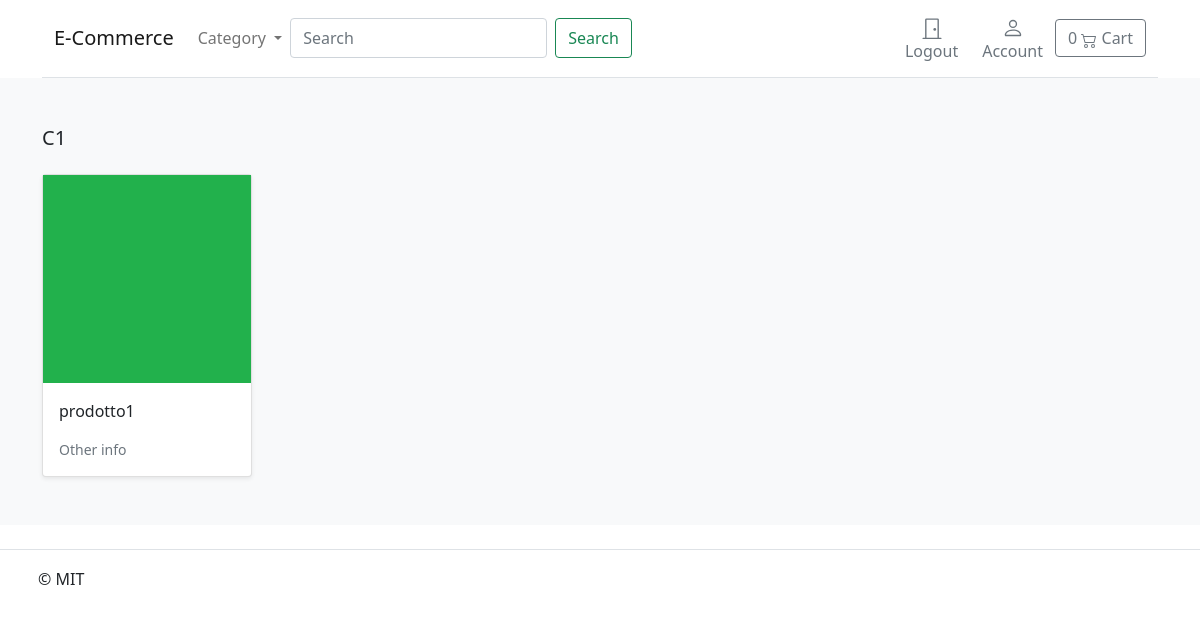
/search/c1/ (signed in), run on an earlier commit of the app's database.
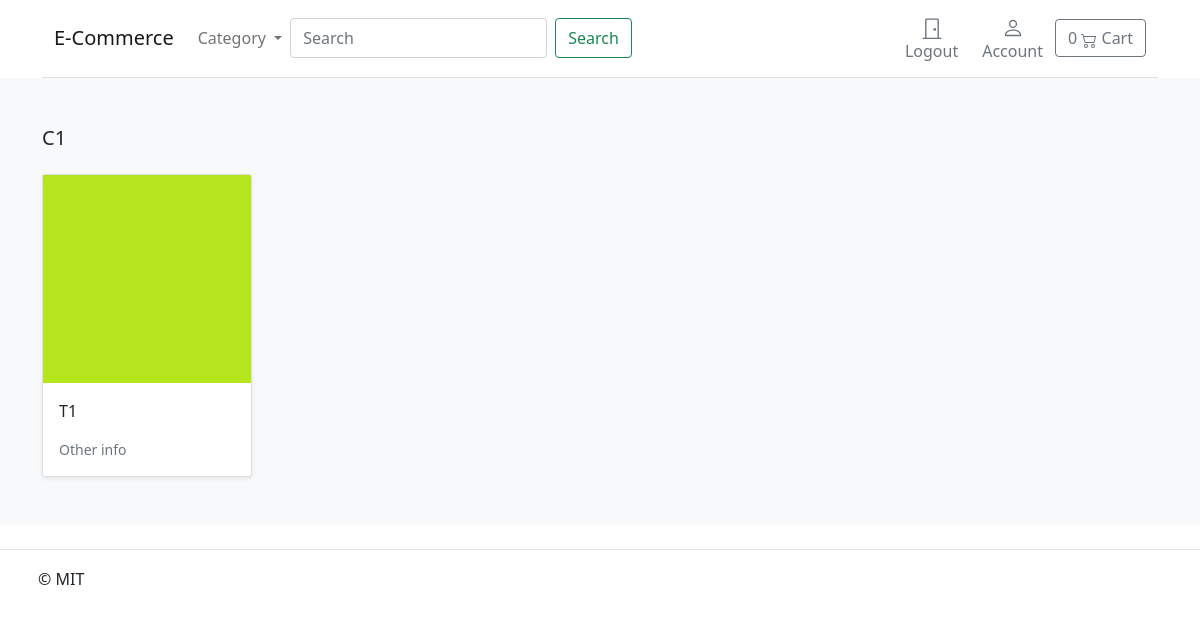
And on a later commit of the database.
### store/models.py (models this page shows, shortened)
class Product(models.Model):
    category = models.ForeignKey(Category, related_name='product', on_delete=models.CASCADE)
    created_by = models.ForeignKey(settings.AUTH_USER_MODEL, on_delete=models.CASCADE, related_name='product_creator')
    title = models.CharField(max_length=255)
    author = models.CharField(max_length=255, default='admin')
    description = models.TextField(blank=True)
    image = models.ImageField(upload_to='images/')
    slug = models.SlugField(max_length=255)
    price = models.DecimalField(max_digits=4, decimal_places=2)
    in_stock = models.BooleanField(default=True)
    is_active = models.BooleanField(default=True)
    created = models.DateTimeField(auto_now_add=True)
    updated = models.DateTimeField(auto_now=True)
    objects = models.Manager()
    products = ProductManager()
    class Meta:
        verbose_name_plural = "Products"
        ordering = ('-created',)
    def get_absolute_url(self):
        return reverse('store:product_detail',args=[self.slug]) #now we can dinamically use that to add urls to our page

### store/views.py (the view)
# urls.py: path('search/<slug:category_slug>/',views.category_list, name='category_list'),
def category_list(request, category_slug):
    category = get_object_or_404(Category, slug=category_slug)
    products = Product.objects.filter(category=category) #find anything in db that has this category
    return render(request, 'store/products/category.html',{'category': category,'products':products})

### basket/basket.py (called while the page is built)
    def __len__(self):
        return sum(item['qty'] for item in self.basket.values())

### basket/context_processor.py (called while the page is built)
def basket(request):
    return {'basket': Basket(request)}

### store/models.py (called while the page is built)
    def get_absolute_url(self):
        return reverse('store:category_list', args=[self.slug])

### store/views.py (called while the page is built)
def categories(request):
    return{
        'categories': Category.objects.all()
    }

### templates/store/products/category.html (shortened to what this page needs)
{% extends "../base.html" %}
{% load static %}
{% block content %}
<div class="album py-5 bg-light">
    <div class="container">
      <div class="pb-3 h5">{{category.name|title}}</div>
      <div class="row row-cols-1 row-cols-sm-2 row-cols-md-5 g-3">
        {% for product in products %}
        <div class="col">
          <div class="card shadow-sm">
            <img class="img-fluid" alt="Responsive image" src="{{ product.image.url }}">
            <div class="card-body">
              <p class="card-text">
                <a class="text-dark text-decoration-none" href="{{ product.get_absolute_url }}">{{ product.title }}</a>
              </p>
              <div class="d-flex justify-content-between align-items-center">
                <small class="text-muted"> Other info</small>
              </div>
            </div>
          </div>
        </div>
        {% endfor %}
      </div>
    </div>
  </div>
{% endblock %}

What changed in the data, as far as the page shows it:
removed Product: image (picture), title "prodotto1"
added Product: image (picture), title "T1"
